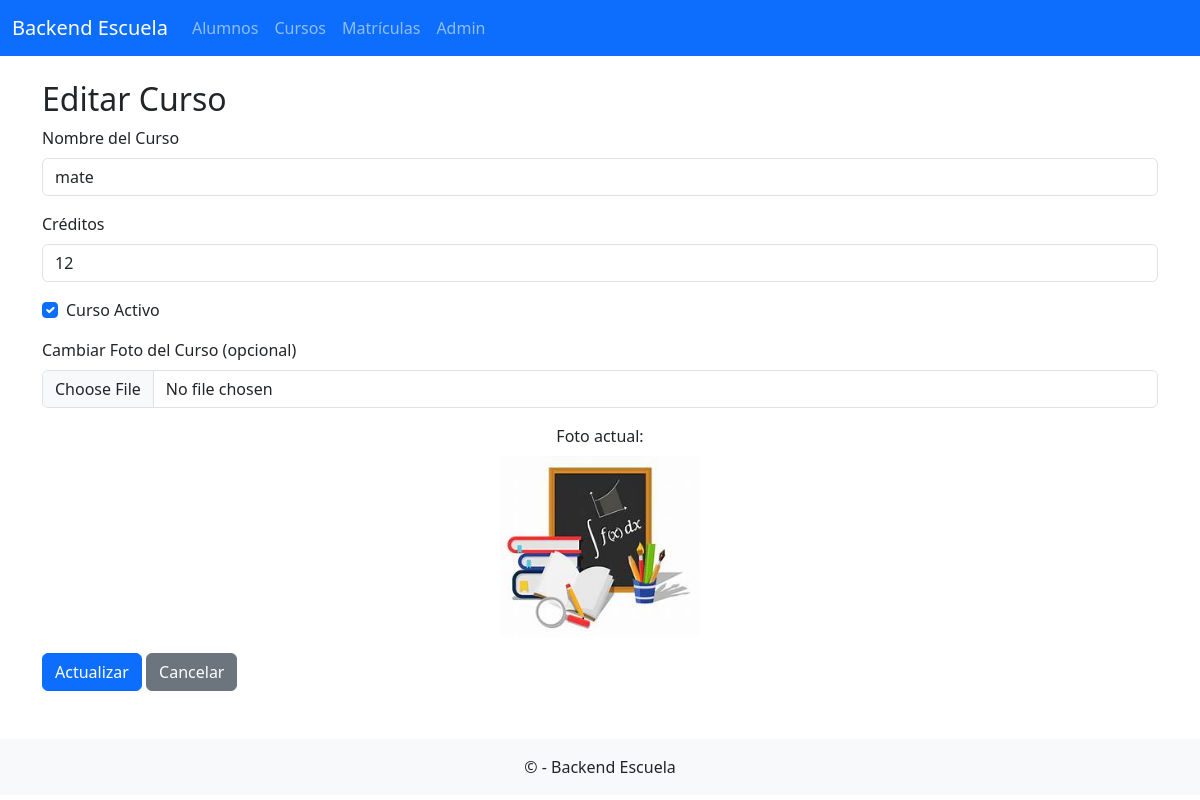
/curso/editar/1/, run on the app's committed database.
### frontend_appescuela/models.py (models this page shows, shortened)
class Curso(models.Model):
    Nombre = models.CharField(max_length=50)
    Creditos = models.PositiveSmallIntegerField()
    Estado = models.BooleanField(default=True)
    foto_curso = models.ImageField(upload_to='proyectos/', blank=True, null=True)

### frontend_appescuela/views.py (the view, shortened to what this page needs)
# urls.py: path('curso/editar/<int:id>/', views.editar_curso, name='editar_curso'),
def editar_curso(request, id):
    curso = get_object_or_404(Curso, id=id)
    return render(request, 'frontend_appescuela/editar_curso.html', {'curso': curso})

### frontend_appescuela/templates/frontend_appescuela/editar_curso.html (shortened to what this page needs)
{% extends "frontend_appescuela/base.html" %}
{% block content %}
<h2>Editar Curso</h2>
<form method="post" enctype="multipart/form-data">
    <div class="mb-3">
        <label for="Nombre" class="form-label">Nombre del Curso</label>
        <input type="text" name="Nombre" id="Nombre" class="form-control" value="{{ curso.Nombre }}" required>
    </div>
    <div class="mb-3">
        <label for="Creditos" class="form-label">Créditos</label>
        <input type="number" name="Creditos" id="Creditos" class="form-control" value="{{ curso.Creditos }}" required>
    </div>
    <div class="mb-3 form-check">
        <input type="checkbox" name="Estado" id="Estado" class="form-check-input" {% if curso.Estado %}checked{% endif %}>
        <label for="Estado" class="form-check-label">Curso Activo</label>
    </div>
    <div class="mb-3">
        <label for="foto_curso" class="form-label">Cambiar Foto del Curso (opcional)</label>
        <input type="file" name="foto_curso" id="foto_curso" class="form-control" accept="image/*">
    </div>
    {% if curso.foto_curso %}
        <div class="mb-3 text-center">
            <label class="form-label d-block">Foto actual:</label>
            <img src="{{ curso.foto_curso.url }}" alt="Foto del curso" class="img-fluid rounded" style="max-width: 200px;">
        </div>
    {% else %}
        <p class="text-center text-muted">No hay foto disponible.</p>
    {% endif %}
    <button type="submit" class="btn btn-primary">Actualizar</button>
    <a href="{% url 'frontend_appescuela:ver_cursos' %}" class="btn btn-secondary">Cancelar</a>
</form>
{% endblock %}

### data on the page
Curso: Nombre "mate", Creditos "12", Estado "☑", foto_curso (picture)
